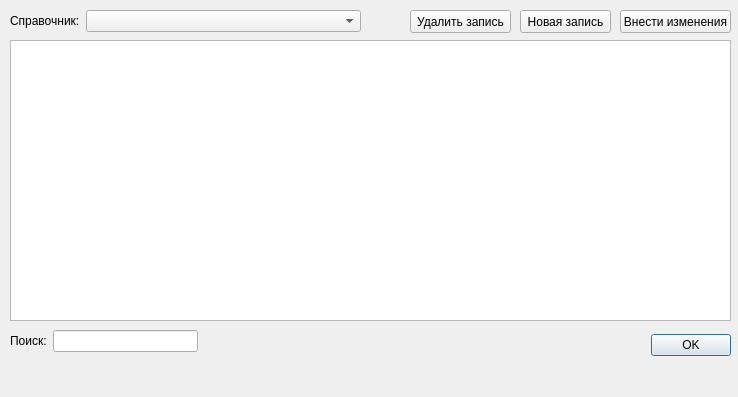
<?xml version="1.0" encoding="UTF-8"?>
<ui version="4.0">
 <class>CatalogDialog</class>
 <widget class="QDialog" name="CatalogDialog">
  <property name="geometry">
   <rect>
    <x>0</x>
    <y>0</y>
    <width>738</width>
    <height>397</height>
   </rect>
  </property>
  <property name="windowTitle">
   <string>Справочники</string>
  </property>
  <property name="windowIcon">
   <iconset resource="Icons.qrc">
    <normaloff>:/images/favicon.ico</normaloff>:/images/favicon.ico</iconset>
  </property>
  <widget class="QDialogButtonBox" name="DialogBtnBox">
   <property name="geometry">
    <rect>
     <x>490</x>
     <y>329</y>
     <width>241</width>
     <height>32</height>
    </rect>
   </property>
   <property name="orientation">
    <enum>Qt::Horizontal</enum>
   </property>
   <property name="standardButtons">
    <set>QDialogButtonBox::Ok</set>
   </property>
  </widget>
  <widget class="QTableWidget" name="CatalogWidget">
   <property name="geometry">
    <rect>
     <x>10</x>
     <y>40</y>
     <width>721</width>
     <height>281</height>
    </rect>
   </property>
  </widget>
  <widget class="QWidget" name="layoutWidget">
   <property name="geometry">
    <rect>
     <x>10</x>
     <y>330</y>
     <width>188</width>
     <height>22</height>
    </rect>
   </property>
   <layout class="QHBoxLayout" name="SearchLayout">
    <item>
     <widget class="QLabel" name="SearchLabel">
      <property name="text">
       <string>Поиск:</string>
      </property>
     </widget>
    </item>
    <item>
     <widget class="QLineEdit" name="SearchEdit"/>
    </item>
   </layout>
  </widget>
  <widget class="QWidget" name="layoutWidget">
   <property name="geometry">
    <rect>
     <x>10</x>
     <y>10</y>
     <width>351</width>
     <height>22</height>
    </rect>
   </property>
   <layout class="QFormLayout" name="formLayout">
    <item row="0" column="0">
     <widget class="QLabel" name="CatalogLabel">
      <property name="text">
       <string>Справочник:</string>
      </property>
     </widget>
    </item>
    <item row="0" column="1">
     <widget class="QComboBox" name="CatalogComboBox">
      <property name="minimumSize">
       <size>
        <width>121</width>
        <height>0</height>
       </size>
      </property>
      <property name="currentIndex">
       <number>-1</number>
      </property>
     </widget>
    </item>
   </layout>
  </widget>
  <widget class="QPushButton" name="NewRecordBtn">
   <property name="geometry">
    <rect>
     <x>520</x>
     <y>10</y>
     <width>91</width>
     <height>23</height>
    </rect>
   </property>
   <property name="text">
    <string>Новая запись</string>
   </property>
  </widget>
  <widget class="QPushButton" name="saveChangesBtn">
   <property name="geometry">
    <rect>
     <x>620</x>
     <y>10</y>
     <width>111</width>
     <height>23</height>
    </rect>
   </property>
   <property name="text">
    <string>Внести изменения</string>
   </property>
  </widget>
  <widget class="QPushButton" name="deleteRecordBtn">
   <property name="geometry">
    <rect>
     <x>410</x>
     <y>10</y>
     <width>101</width>
     <height>23</height>
    </rect>
   </property>
   <property name="text">
    <string>Удалить запись</string>
   </property>
  </widget>
 </widget>
 <resources>
  <include location="Icons.qrc"/>
 </resources>
 <connections>
  <connection>
   <sender>DialogBtnBox</sender>
   <signal>accepted()</signal>
   <receiver>CatalogDialog</receiver>
   <slot>accept()</slot>
   <hints>
    <hint type="sourcelabel">
     <x>248</x>
     <y>254</y>
    </hint>
    <hint type="destinationlabel">
     <x>157</x>
     <y>274</y>
    </hint>
   </hints>
  </connection>
  <connection>
   <sender>DialogBtnBox</sender>
   <signal>rejected()</signal>
   <receiver>CatalogDialog</receiver>
   <slot>reject()</slot>
   <hints>
    <hint type="sourcelabel">
     <x>316</x>
     <y>260</y>
    </hint>
    <hint type="destinationlabel">
     <x>286</x>
     <y>274</y>
    </hint>
   </hints>
  </connection>
 </connections>
</ui>
